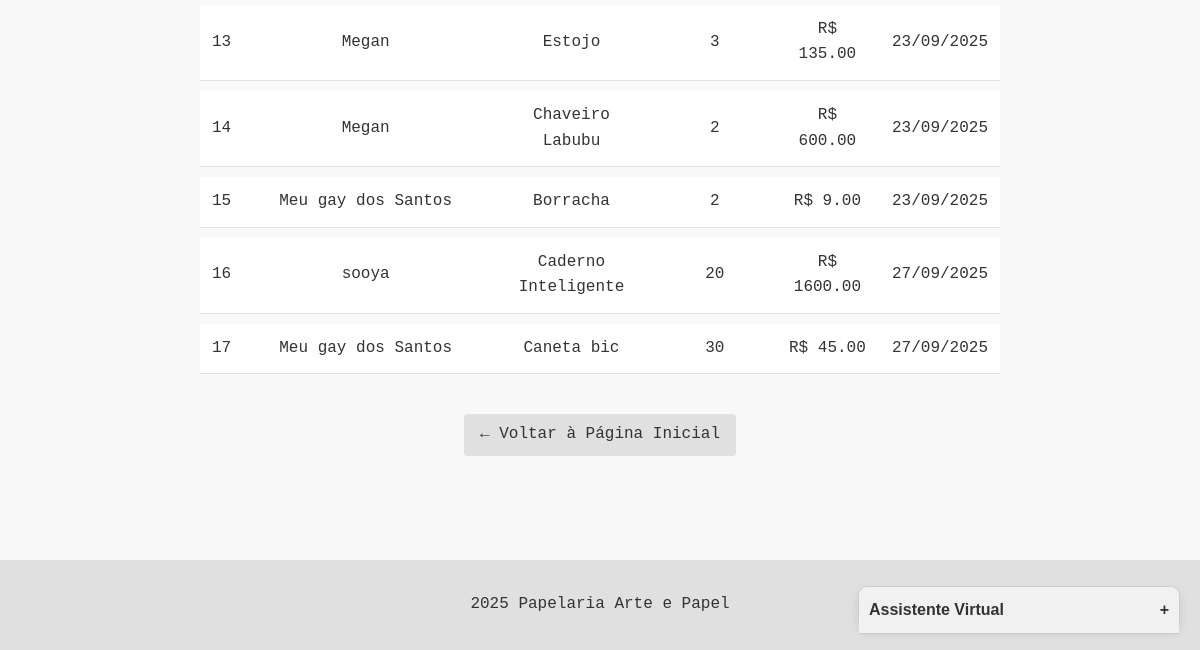
Before: /vendas (signed in, lower part) with the older database file.
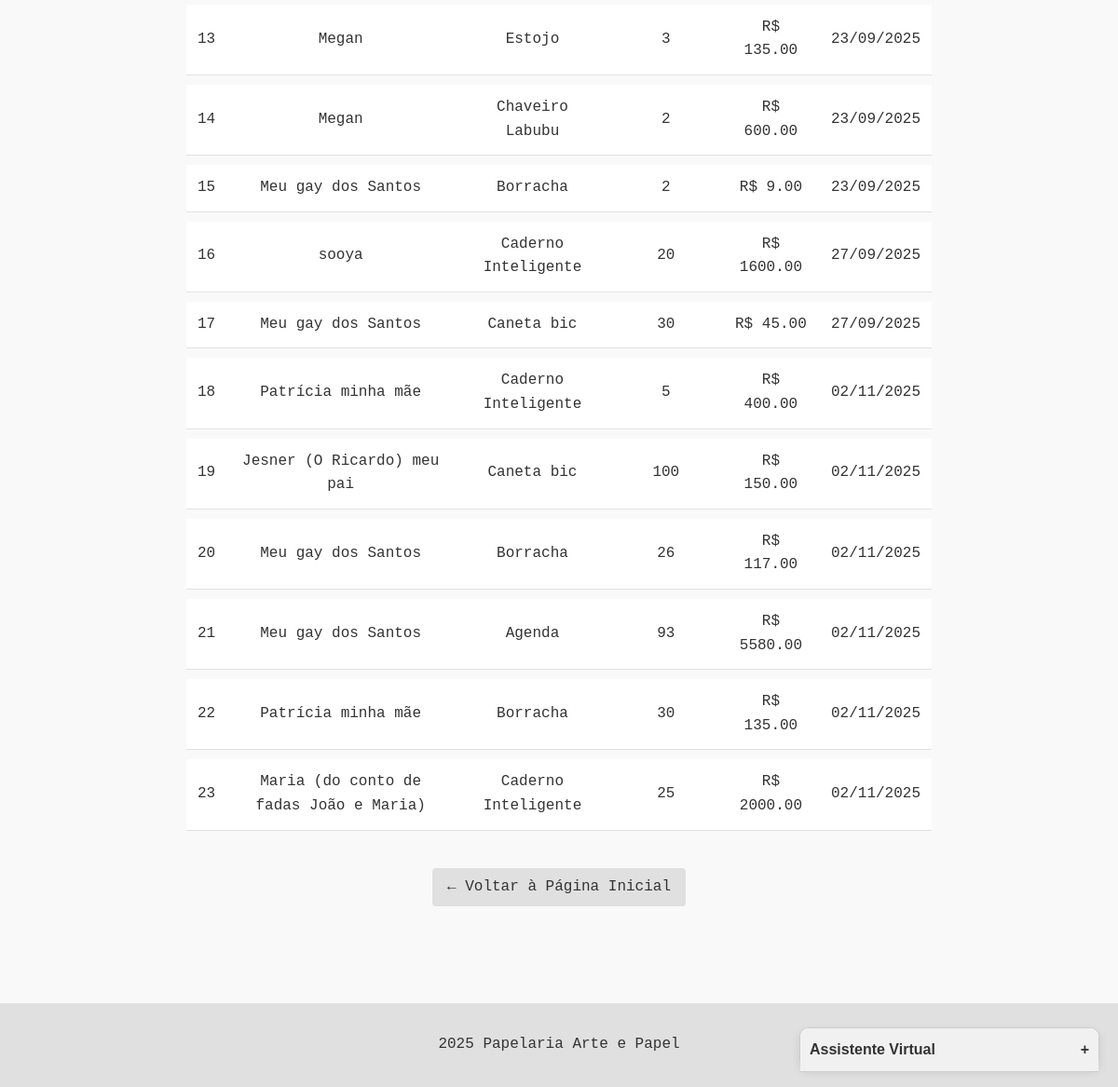
After: the same page with the newer database file.
### app.py (models this page shows)
class Venda(db.Model):
    id = db.Column(db.Integer, primary_key=True)
    cliente_id = db.Column(db.Integer, db.ForeignKey('cliente.id'))
    produto_id = db.Column(db.Integer, db.ForeignKey('produto.id'))
    quantidade = db.Column(db.Integer, nullable=False)
    data_venda = db.Column(db.DateTime, default=datetime.utcnow)
    valor_total = db.Column(db.Float, nullable=False)
    cliente = db.relationship('Cliente', backref='vendas')
    produto = db.relationship('Produto', backref='vendas')

class Cliente(db.Model):
    id = db.Column(db.Integer, primary_key=True)
    nome = db.Column(db.String(100), nullable=False)
    email = db.Column(db.String(100), unique=True)
    telefone = db.Column(db.String(20))
    endereco = db.Column(db.String(200))
    data_cadastro = db.Column(db.DateTime, default=datetime.utcnow)

class Produto(db.Model):
    id = db.Column(db.Integer, primary_key=True)
    nome = db.Column(db.String(100), nullable=False)
    descricao = db.Column(db.String(200))
    preco = db.Column(db.Float, nullable=False)
    quantidade = db.Column(db.Integer, default=0)
    data_cadastro = db.Column(db.DateTime, default=datetime.utcnow)

### app.py (the view)
@app.route('/vendas')
@login_required
def listar_vendas():
    vendas = Venda.query.all()
    return render_template('vendas/listar.html', vendas=vendas)

### app.py (called while the page is built)
@login_manager.user_loader
def load_user(user_id):
    return Usuario.query.get(int(user_id))

### templates/vendas/listar.html (shortened to what this page needs)
{% extends "base.html" %}
{% block content %}
<div class="container">
    <table class="tabela-vendas">
        <tbody>
            {% for venda in vendas %}
            <tr>
                <td>{{ venda.id }}</td>
                <td>{{ venda.cliente.nome }}</td>
                <td>{{ venda.produto.nome }}</td>
                <td>{{ venda.quantidade }}</td>
                <td>R$ {{ "%.2f"|format(venda.valor_total) }}</td>
                <td>{{ venda.data_venda.strftime('%d/%m/%Y') }}</td>
            </tr>
            {% endfor %}
        </tbody>
    </table>
    <div class="rodape-tabela">
        <a href="{{ url_for('home') }}" class="btn-voltar">
            ← Voltar à Página Inicial
        </a>
    </div>
</div>
{% endblock %}

Changed rows visible on the page:
added Venda: id "18", cliente.nome "Patrícia minha mãe", produto.nome "Caderno Inteligente", quantidade "5", valor_total "400.00", data_venda "02/11/2025"
added Venda: id "19", cliente.nome "Jesner (O Ricardo) meu pai", produto.nome "Caneta bic", quantidade "100", valor_total "150.00", data_venda "02/11/2025"
added Venda: id "20", cliente.nome "Meu gay dos Santos", produto.nome "Borracha", quantidade "26", valor_total "117.00", data_venda "02/11/2025"
added Venda: id "21", cliente.nome "Meu gay dos Santos", produto.nome "Agenda", quantidade "93", valor_total "5580.00", data_venda "02/11/2025"
added Venda: id "22", cliente.nome "Patrícia minha mãe", produto.nome "Borracha", quantidade "30", valor_total "135.00", data_venda "02/11/2025"
added Venda: id "23", cliente.nome "Maria (do conto de fadas João e Maria)", produto.nome "Caderno Inteligente", quantidade "25", valor_total "2000.00", data_venda "02/11/2025"
